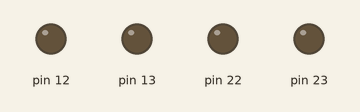
The sketch below on a simulated Arduino Uno, built with avr-gcc and run on an emulated ATmega328P. Shown: output pins drawn as LEDs (lit = HIGH).

Above: at 0.03 s.
At 0.71 s:
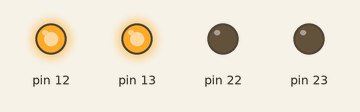
At 1.24 s:
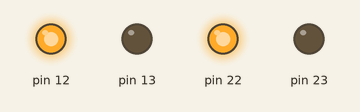
At 2.55 s:
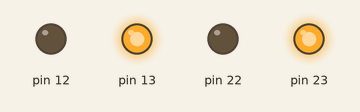
At 3.86 s:
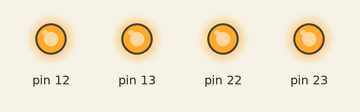
At 5.17 s:
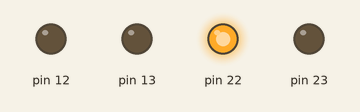
Timing chart, 0 to 5.5 s (numbered marks = the images above):
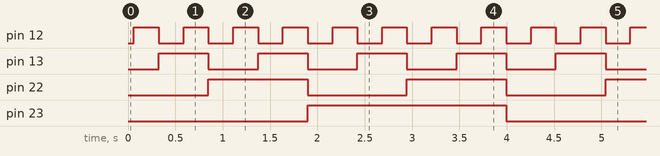

Measured:
- by itself, pin 12: alternates HIGH for 0.26 s and LOW for 0.26 s
- by itself, pin 13: alternates HIGH for 0.52 s and LOW for 0.52 s
- by itself, pin 22: alternates HIGH for 1.0 s and LOW for 1.0 s
- by itself, pin 23: alternates HIGH for 2.1 s and LOW for 2.1 s

The sketch:

freqs_ledsV2.ino
```cpp
void setup() {
  //configuracion del Timer1 interrupt para suceder cada 0.25seg
  cli();  //se apagan las interrupciones globales (default)
  TCCR1B=0 ; //estado default del registro de control del timer
  TCCR1A=0 ;
  TCCR1B|=(1<<CS11)|(1<<CS10);  //configurar el preescalador a 64
  TCNT1=49911;  //punto de inicio del contador
  TIMSK1|=(1<<TOIE1);
  sei();

  asm(
    "LDI r19, 0x00 \n\t"
    "LDI r20, 0xF0 \n\t"
    "LDI r21, 0x80 \n\t"
    "OUT 0x04, r20 \n\t"
    "OUT 0x05, r21 \n\t"
    );
}

void loop() {

  asm(
    "MAIN: \n\t"

    "MOV r21,r19 \n\t"
    "SWAP r21 \n\t"
    "OUT 0x05,r21 \n\t"

    "JMP MAIN \n\t"
    );
}

ISR(TIMER1_OVF_vect)
{

  asm(
    "CPI r19,0x0F \n\t"
    "BRNE NOIGU \n\t"
    "LDI r19,0x00 \n\t"
    "JMP END \n\t"
    "NOIGU: \n\t"
    "INC r19 \n\t"
    "END: \n\t"
  );
}
```
